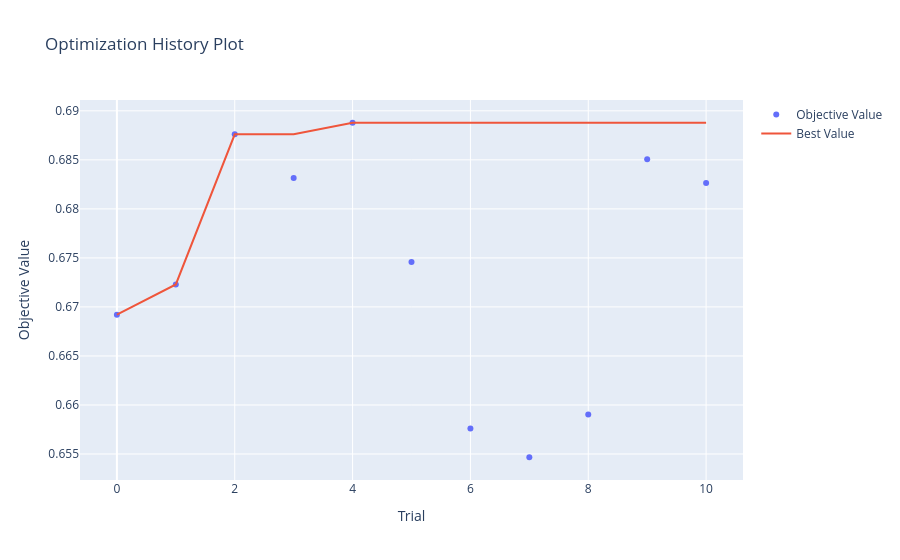
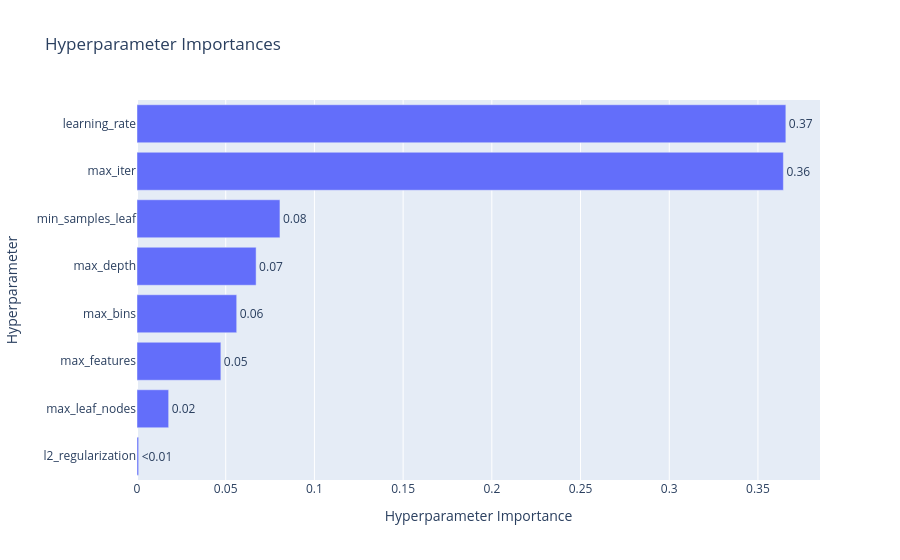
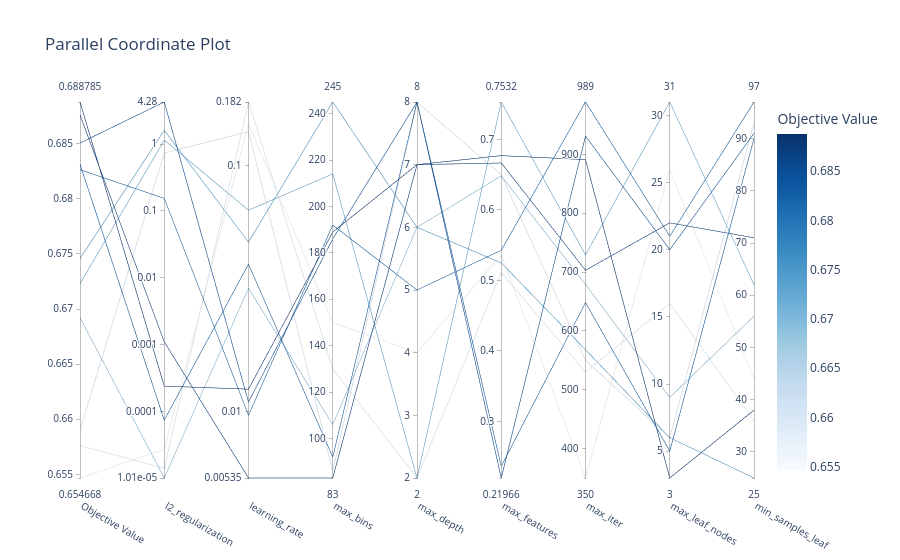

Notebook code for these charts, in order:
### Markdown cell above
### 10k

### Code cell
import optuna
import numpy as np
import warnings
from sklearn.metrics import roc_auc_score
from sklearn.model_selection import TimeSeriesSplit
from optuna.visualization import (
    plot_optimization_history, 
    plot_param_importances, 
    plot_parallel_coordinate
)
from optuna.samplers import TPESampler
from sklearn.ensemble import HistGradientBoostingClassifier
from sklearn.pipeline import make_pipeline


# Parameter tuning settings

timeout_seconds = 60*60*1
no_improvement_trials = 100

# Split the 10k dataset to evaluate on holdout after tuning

X_tuning = train_10k_X.head(8000)
y_tuning = train_10k_y_cat.head(8000)
X_val_holdout = train_10k_X.tail(2000)
y_val_holdout = train_10k_y_cat.tail(2000)

def objective_histgbm(trial):
    params = {
        "max_iter": trial.suggest_int("max_iter", 100, 1000), # Number of boosting rounds
        "learning_rate": trial.suggest_float("learning_rate", 0.005, 0.2, log=True), # Step size
        "max_depth": trial.suggest_int("max_depth", 2, 8), # Max tree depth
        "min_samples_leaf": trial.suggest_int("min_samples_leaf", 15, 100), # Min samples required in a leaf node
        "max_features": trial.suggest_float("max_features", 0.2, 1.0), # Number of features to consider when looking for the best split
        "max_leaf_nodes": trial.suggest_int("max_leaf_nodes", 3, 31), # Max leaf nodes in the tree
        "l2_regularization": trial.suggest_float("l2_regularization", 1e-5, 100.0, log=True), # L2 regularization term on weights
        "random_state": 42, # For reproducibility
        "verbose": 0, # No verbose output during training
        "max_bins": trial.suggest_int("max_bins", 63, 255), # Maximum number of bins to use for discretizing continuous features
        "class_weight": "balanced", # Adjust weights inversely proportional to class frequencies
    }

    full_pipeline = make_pipeline(
        numeric_preprocessor,
        HistGradientBoostingClassifier(**params)
    )
    
    tscv = TimeSeriesSplit(n_splits=5)
    cv_scores = []
    
    for train_idx, val_idx in tscv.split(X_tuning):
        X_tr, X_val = X_tuning.iloc[train_idx], X_tuning.iloc[val_idx]
        y_tr, y_val = y_tuning.iloc[train_idx], y_tuning.iloc[val_idx]
        
        with warnings.catch_warnings():
            warnings.simplefilter("ignore")
            full_pipeline.fit(X_tr, y_tr)
        
        preds = full_pipeline.predict_proba(X_val)[:, 1]
        cv_scores.append(roc_auc_score(y_val, preds))
        
    return np.mean(cv_scores)

def stop_optuna(study, trial): # Custom callback to stop optimization if no improvement in best AUC for a certain number of trials
    if study.best_trial.number + no_improvement_trials <= trial.number:
        print(f"\n[Early Stop] No improvement in {no_improvement_trials} trials. Stopping optimization.")
        study.stop()

study_histgbm = optuna.create_study(direction="maximize", sampler=TPESampler(seed=42))
study_histgbm.optimize(objective_histgbm, timeout=timeout_seconds, n_jobs=-1, callbacks=[stop_optuna])

print("\n" + "="*40)
print(f"BEST AUC: {study_histgbm.best_value:.4f}")
print("BEST PARAMETERS:")

print("best_params = {")
for k, v in study_histgbm.best_params.items():
    if isinstance(v, str):
        print(f'    "{k}": "{v}",')
    else:
        print(f'    "{k}": {v},')
print("}")

print("\n--- PARAMETER IMPORTANCE ---")
importances = optuna.importance.get_param_importances(study_histgbm)
for param, importance in importances.items():
    print(f"  {param:20}: {importance:.4f}")
print("="*40)


fig1 = plot_optimization_history(study_histgbm)
fig1.show()
    
fig2 = plot_param_importances(study_histgbm)
fig2.show()
    
fig3 = plot_parallel_coordinate(study_histgbm)
fig3.show()
    
fig1.write_html("hyperparameter_tuning/HistGBM/Classification/optuna_histgbm_10k_history.html")
fig2.write_html("hyperparameter_tuning/HistGBM/Classification/optuna_histgbm_10k_importance.html")
fig3.write_html("hyperparameter_tuning/HistGBM/Classification/optuna_histgbm_10k_parallel.html")

### Figure 1 — Plotly figure (JSON) as saved in the notebook; plotly's stock layout.template omitted (floating-point values rounded to 4 significant figures)
{"data": [{"mode": "markers", "name": "Objective Value", "type": "scatter", "x": [0, 1, 2, 3, 4, 5, 6, 7, 8, 9, 10], "y": [0.6692, 0.6723, 0.6876, 0.6831, 0.6888, 0.6746, 0.6576, 0.6547, 0.659, 0.6851, 0.6826]}, {"mode": "lines", "name": "Best Value", "type": "scatter", "x": [0, 1, 2, 3, 4, 5, 6, 7, 8, 9, 10], "y": [0.6692, 0.6723, 0.6876, 0.6876, 0.6888, 0.6888, 0.6888, 0.6888, 0.6888, 0.6888, 0.6888]}, {"marker": {"color": "#cccccc"}, "mode": "markers", "name": "Infeasible Trial", "showlegend": false, "type": "scatter", "x": [], "y": []}], "layout": {"title": {"text": "Optimization History Plot"}, "xaxis": {"title": {"text": "Trial"}}, "yaxis": {"title": {"text": "Objective Value"}}}}

### Figure 2 — Plotly figure (JSON) as saved in the notebook; plotly's stock layout.template omitted (floating-point values rounded to 4 significant figures)
{"data": [{"cliponaxis": false, "hovertemplate": ["l2_regularization (FloatDistribution): 0.0009174310171108326<extra></extra>", "max_leaf_nodes (IntDistribution): 0.0178466843629591<extra></extra>", "max_features (FloatDistribution): 0.04727507032402126<extra></extra>", "max_bins (IntDistribution): 0.05619441353089526<extra></extra>", "max_depth (IntDistribution): 0.06713725939281644<extra></extra>", "min_samples_leaf (IntDistribution): 0.08057420941232557<extra></extra>", "max_iter (IntDistribution): 0.3643305581894537<extra></extra>", "learning_rate (FloatDistribution): 0.36572437377041783<extra></extra>"], "name": "Objective Value", "orientation": "h", "text": ["<0.01", "0.02", "0.05", "0.06", "0.07", "0.08", "0.36", "0.37"], "textposition": "outside", "type": "bar", "x": [0.0009174, 0.01785, 0.04728, 0.05619, 0.06714, 0.08057, 0.3643, 0.3657], "y": ["l2_regularization", "max_leaf_nodes", "max_features", "max_bins", "max_depth", "min_samples_leaf", "max_iter", "learning_rate"]}], "layout": {"title": {"text": "Hyperparameter Importances"}, "xaxis": {"title": {"text": "Hyperparameter Importance"}}, "yaxis": {"title": {"text": "Hyperparameter"}}}}

### Figure 3 — Plotly figure (JSON) as saved in the notebook; plotly's stock layout.template omitted (floating-point values rounded to 4 significant figures)
{"data": [{"dimensions": [{"label": "Objective Value", "range": [0.6547, 0.6888], "values": [0.6692, 0.6723, 0.6876, 0.6831, 0.6888, 0.6746, 0.6576, 0.6547, 0.659, 0.6851, 0.6826]}, {"label": "l2_regularization", "range": [-4.997, 0.6311], "ticktext": ["1.01e-05", "0.0001", "0.001", "0.01", "0.1", "1", "4.28"], "tickvals": [-4.997, -4, -3, -2, -1, 0, 0.6311], "values": [-4.997, 0.0606, -2.959, -4.132, -3.621, 0.2074, -4.853, -4.568, -0.133, 0.6311, -0.8122]}, {"label": "learning_rate", "range": [-2.271, -0.7403], "ticktext": ["0.00535", "0.01", "0.1", "0.182"], "tickvals": [-2.271, -2, -1, -0.7403], "values": [-1.499, -1.181, -2.271, -1.4, -1.91, -1.311, -0.7403, -0.8293, -0.861, -1.962, -2.016]}, {"label": "max_bins", "range": [83, 245], "values": [106, 214, 83, 92, 189, 245, 130, 150, 86, 186, 192]}, {"label": "max_depth", "range": [2, 8], "values": [6, 2, 7, 8, 7, 6, 2, 4, 8, 8, 5]}, {"label": "max_features", "range": [0.2197, 0.7532], "values": [0.6484, 0.7532, 0.6666, 0.2362, 0.6771, 0.5248, 0.5114, 0.5362, 0.6497, 0.2197, 0.5428]}, {"label": "max_iter", "range": [350, 989], "values": [679, 729, 703, 648, 891, 568, 530, 350, 550, 931, 989]}, {"label": "max_leaf_nodes", "range": [3, 31], "values": [9, 31, 22, 5, 3, 6, 16, 26, 6, 20, 21]}, {"label": "min_samples_leaf", "range": [25, 97], "values": [56, 62, 71, 90, 38, 25, 36, 44, 93, 91, 97]}], "labelangle": 30, "labelside": "bottom", "line": {"color": [0.6692, 0.6723, 0.6876, 0.6831, 0.6888, 0.6746, 0.6576, 0.6547, 0.659, 0.6851, 0.6826], "colorbar": {"title": {"text": "Objective Value"}}, "colorscale": [[0, "rgb(247,251,255)"], [0.125, "rgb(222,235,247)"], [0.25, "rgb(198,219,239)"], [0.375, "rgb(158,202,225)"], [0.5, "rgb(107,174,214)"], [0.625, "rgb(66,146,198)"], [0.75, "rgb(33,113,181)"], [0.875, "rgb(8,81,156)"], [1, "rgb(8,48,107)"]], "reversescale": false, "showscale": true}, "type": "parcoords"}], "layout": {"title": {"text": "Parallel Coordinate Plot"}}}
